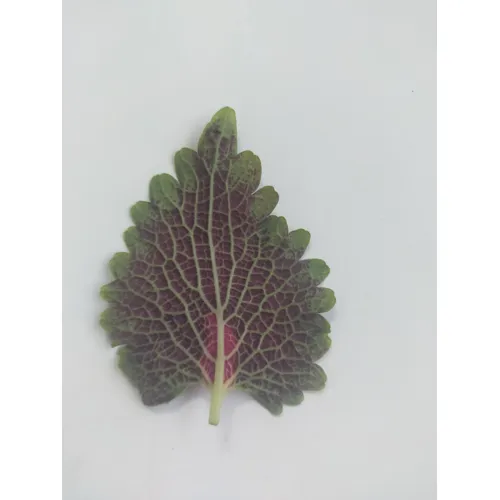
#> input picture data/ph_med_plants_reduced_sizes/10Coleus scutellarioides(CS)/Class10_30.webp, 500 x 500 px; its folder holds only this picture in this run
$ jupyter execute --allow-errors cantor_test_1.ipynb   (shell and % lines are left out)   (older library calls are emulated)
#> lines starting #> are read from the running program, lines starting #| are printed output that depends on the picture; after the words box and inside, x2 and y2 are one past the last pixel; in counts of white or black regions, pixels touching at a corner belong together
### src/utils_data.py
"""Utilities for data handling and EDA."""

import pathlib
import random
from pathlib import Path

import matplotlib.pyplot as plt
import numpy as np
import pandas as pd

DATA_FOLDER = Path(__file__).parent.parent / "data"
RAW_DATA_FOLDER = DATA_FOLDER / "Philippine Medicinal Plant Leaf Dataset(raw)"
PROCESSED_DATA_FOLDER = DATA_FOLDER / "ph_med_plants_reduced_sizes"
BG_REMOVED_DATA_FOLDER = DATA_FOLDER / "bg_removed"
FEATURE_DATA_FOLDER = DATA_FOLDER / "feature_extraction"

HIBISCUS_RAW_FOLDER = RAW_DATA_FOLDER / "1Hibiscus rosa-sinensis(HRS)"
CARMONA_RETUSA_RAW_FOLDER = RAW_DATA_FOLDER / "16Carmona retusa(CR)"

HIBISCUS_PROCESSED_FOLDER = PROCESSED_DATA_FOLDER / "1Hibiscus rosa-sinensis(HRS)"
CARMONA_RETUSA_PROCESSED_FOLDER = PROCESSED_DATA_FOLDER / "16Carmona retusa(CR)"
AVERRHOEA_BILIMBI_PROCESSED_FOLDER = PROCESSED_DATA_FOLDER / "26Averrhoea bilimbi(AVB)"


LIST_OF_FOLDER_CLASSES = [
    "1Hibiscus rosa-sinensis(HRS)",
    "2Psidium guajava(PG)",
    "3Antidesma bunius(AB)",
    "4Vitex negundo(VN)",
    "5Moringa oleifera(MO)",
    "6Blumea balsamifera(BB)",
    "7Origanum vulgare(OV)",
    "8Pepromia pellucida(PP)",
    "9Centella asiatica(CA)",
    "10Coleus scutellarioides(CS)",
    "11Phyllanthus niruri(PN)",
    "12Corchorus olitorius(CO)",
    "13Momordica charantia (MC)",
    "14Euphorbia hirta(EH)",
    "15Curcuma longa(CL)",
    "16Carmona retusa(CR)",
    "17Senna alata(SA)",
    "18Mentha cordifolia Opiz(MCO)",
    "19Capsicum frutescens(CF)",
    "20Jatropha curcas(JC)",
    "21Ocimum basilicum(OB)",
    "22Nerium oleander(NO)",
    "23Pandanus amaryllifolius(PA)",
    "24Aloe barbadensis Miller(ABM)",
    "25Lagerstroemia speciosa(LS)",
    "26Averrhoea bilimbi(AVB)",
    "27Annona muricata(AM)",
    "28Citrus aurantiifolia(CIA)",
    "29Premna odorata(PO)",
    "30Gliricidia sepium(GS)",
    "31Citrus sinensis(CIS)",
    "32Mangifera indica(MI)",
    "33Citrus microcarpa(CM)",
    "34Impatiens balsamina(IB)",
    "35Arachis hypogaea(AH)",
    "36Tamarindus indica(TI)",
    "37Leucaena leucocephala(LL)",
    "38Ipomoea batatas(IPB)",
    "39Manihot esculenta(ME)",
    "40Citrus maxima(CMA)",
]

# Dictionary mapping class numbers to class names
PLANT_CLASS_DICT: dict[int, str] = {
    1: "Hibiscus rosa-sinensis",
    2: "Psidium guajava",
    3: "Antidesma bunius",
    4: "Vitex negundo",
    5: "Moringa oleifera",
    6: "Blumea balsamifera",
    7: "Origanum vulgare",
    8: "Pepromia pellucida",
    9: "Centella asiatica",
    10: "Coleus scutellarioides",
    11: "Phyllanthus niruri",
    12: "Corchorus olitorius",
    13: "Momordica charantia",
    14: "Euphorbia hirta",
    15: "Curcuma longa",
    16: "Carmona retusa",
    17: "Senna alata",
    18: "Mentha cordifolia Opiz",
    19: "Capsicum frutescens",
    20: "Jatropha curcas",
    21: "Ocimum basilicum",
    22: "Nerium oleander",
    23: "Pandanus amaryllifolius",
    24: "Aloe barbadensis Miller",
    25: "Lagerstroemia speciosa",
    26: "Averrhoea bilimbi",
    27: "Annona muricata",
    28: "Citrus aurantiifolia",
    29: "Premna odorata",
    30: "Gliricidia sepium",
    31: "Citrus sinensis",
    32: "Mangifera indica",
    33: "Citrus microcarpa",
    34: "Impatiens balsamina",
    35: "Arachis hypogaea",
    36: "Tamarindus indica",
    37: "Leucaena leucocephala",
    38: "Ipomoea batatas",
    39: "Manihot esculenta",
    40: "Citrus maxima",
}


class_folders = [
    PROCESSED_DATA_FOLDER / folder_class for folder_class in LIST_OF_FOLDER_CLASSES
]

# per row: class_folder, class_name, class_number
RAW_DATA_DF = pd.DataFrame(
    {
        "class_folder": class_folders,
        "class_name": LIST_OF_FOLDER_CLASSES,
        "class_number": range(1, len(LIST_OF_FOLDER_CLASSES) + 1),
    }
)

removed_bg_class_folders = [
    BG_REMOVED_DATA_FOLDER / folder_class for folder_class in LIST_OF_FOLDER_CLASSES
]

REMOVED_BG_DATA_DF = pd.DataFrame(
    {
        "class_folder": removed_bg_class_folders,
        "class_name": LIST_OF_FOLDER_CLASSES,
        "class_number": range(1, len(LIST_OF_FOLDER_CLASSES) + 1),
    }
)

ORIGINAL_AND_BG_REMOVED_DATA_DF = pd.DataFrame(
    {
        "original_image_path": class_folders,
        "bg_removed_image_path": removed_bg_class_folders,
        "class_name": LIST_OF_FOLDER_CLASSES,
        "class_number": range(1, len(LIST_OF_FOLDER_CLASSES) + 1),
    }
)


# [49 lines left out: functions plot_random_raw_images_grid, get_random_images_from_each_class, not called in this run]

### notebooks/cantor_test_1.ipynb
# Mini-Project for AI 201

AI 201 | 2nd Sem AY 2025-2026
Students: Adriane Jone Abunda, Joshua Cantor, MEng in AI
Instructor: Dr. Prospero C. Naval, Jr.

## Dataset

https://data.mendeley.com/datasets/tsvdyhbphs/1

https://www.kaggle.com/datasets/jaydepaolomirandilla/philippine-medicinal-plant-leaf-dataset/data

[cell 1]
import sys
from pathlib import Path

import numpy as np
import matplotlib.pyplot as plt
import pandas as pd
import seaborn as sns
import warnings
import torch
import random
import os
import torch
import torch.nn as nn
from torchvision import models, transforms
from PIL import Image
import re
from sklearn.cluster import KMeans
from sklearn.manifold import TSNE
from sklearn.svm import SVC
import cv2
#from skimage.feature import hog, local_binary_pattern
#from skimage import io, color
import scipy.ndimage as nd
#import pywt
#import mahotas as mt
import concurrent.futures
from sklearn.preprocessing import StandardScaler, label_binarize, LabelEncoder


pd.set_option('display.max_columns', None)
pd.set_option('display.expand_frame_repr', False)
warnings.filterwarnings('ignore')
np.set_printoptions(suppress=True, precision=3)

[cell 2]
# Add project root directory to Python path to allow importing from src folder
notebook_dir = Path("__file__").resolve().parent
project_root = Path.cwd().parent
sys.path.append(str(project_root))


from src.utils_classical import feature_reduction
from src.utils_plotting import create_classification_report

#> (a cell that did not finish here is left out)

# Import utility modules from `src` folder

Note: all reusable code like transformations for the dataframes, etc. can be found inside the `src` folder and are imported here for better modularity and version control

[cell 4]
from src.utils_nn import SampleNN, test_function
#> (the rest of this cell did not finish here and is left out)

[cell 5]
print(PROCESSED_DATA_FOLDER.relative_to(project_root))
#> (the rest of this cell did not finish here and is left out)

# 1. Exploratory Data Analysis

## 1.1 Data Loading and Inspection

#> (a cell that did not finish here is left out)

[cell 7]
# Total number of (all ) images
# Get total number of images across all classes
# Get total number of images across all subfolders
total_images = sum(
    len(list(folder.glob("*.webp")))
    for folder in PROCESSED_DATA_FOLDER.iterdir()
    if folder.is_dir()
)
print(f"Total number of images: {total_images}")
print("--------------------------------")

# Get number of images per subfolder
for folder in PROCESSED_DATA_FOLDER.iterdir():
    if folder.is_dir():
        num_images = len(list(folder.glob("*.webp")))
        print(f"{folder.name}: {num_images} images")

print("--------------------------------")
# Get total number of folders
num_folders = sum(1 for folder in PROCESSED_DATA_FOLDER.iterdir() if folder.is_dir())
print(f"\nTotal number of folders: {num_folders}")

[cell 8]
from src.utils_data import (
    plot_random_raw_images_grid,
    class_folders,
    get_random_images_from_each_class,
    RAW_DATA_DF,
)


# get 1 random image from each class folder (40 images in total)
#> (the rest of this cell did not finish here and is left out)

#> (a cell that did not finish here is left out)

#> (a cell that did not finish here is left out)

[cell 11]
# Apply KMeans clustering with 40 clusters
kmeans = KMeans(n_clusters=40, random_state=42)
#> (the rest of this cell did not finish here and is left out)

#> (a cell that did not finish here is left out)

[cell 13]
from sklearn.metrics import accuracy_score

#> (the rest of this cell did not finish here and is left out)

### Traditional Feature Selection/Extraction

[cell 14]
# Apply Gabor filters for texture analysis
def build_gabor_filters() -> list[np.ndarray]:
    """Build Gabor filters with different orientations and frequencies.

    Returns:
        list[np.ndarray]: List of Gabor kernels
    """
    filters: list[np.ndarray] = []
    ksize: int = 31  # Kernel size
    sigma: float = 3.0  # Standard deviation of Gaussian envelope
    lambda_min: float = 4.0  # Minimum wavelength
    lambda_max: float = 10.0  # Maximum wavelength
    num_thetas: int = 8  # Number of orientations
    num_lambdas: int = 5  # Number of wavelengths

    # Generate filters for different orientations and wavelengths
    for theta in np.linspace(0, np.pi, num_thetas):
        for lambda_ in np.linspace(lambda_min, lambda_max, num_lambdas):
            kernel = cv2.getGaborKernel(
                (ksize, ksize),
                sigma=sigma,
                theta=theta,
                lambd=lambda_,
                gamma=0.5,  # Spatial aspect ratio
                psi=0,  # Phase offset
            )
            kernel /= 1.5 * kernel.sum()
            filters.append(kernel)
    return filters


# [25 lines left out: function apply_gabor_filters, not called in this run]


# Generate Gabor filters
gabor_filters = build_gabor_filters()

[cell 15]
# Function to extract features from an image
def extract_features_traditional(image_path):
    image = cv2.imread(image_path)
#> image is the input picture: shape (500, 500, 3); mean B, G, R 198.5, 200.2, 199.8
    gray_image = cv2.cvtColor(image, cv2.COLOR_BGR2GRAY)

    # HOG features
    hog_features, _ = hog(gray_image, orientations=9, pixels_per_cell=(8, 8),
                          cells_per_block=(2, 2), visualize=True)
    print(hog_features.shape)

    # SIFT features
    sift = cv2.SIFT_create()
    _, sift_features = sift.detectAndCompute(gray_image, None)
    sift_features = sift_features.flatten() if sift_features is not None else np.zeros(128)
    print(sift_features.shape)

    # ORB features
    orb = cv2.ORB_create()
    _, orb_features = orb.detectAndCompute(gray_image, None)
    orb_features = orb_features.flatten() if orb_features is not None else np.zeros(32)
    print(orb_features.shape)

    # Color histogram features
    color_histogram = np.concatenate([
        np.histogram(image[:, :, i], bins=32, range=(0, 256))[0] for i in range(3)
    ])
    print(color_histogram.shape)

    # LBP features
    radius = 3
    n_points = 8 * radius
    lbp_features = local_binary_pattern(gray_image, n_points, radius, method='uniform').flatten()
    print(lbp_features.shape)

    # Gabor features
    gabor_combined, gabor_responses = apply_gabor_filters(gray_image, gabor_filters)
    print(gabor_responses.shape)

    # Wavelet transform features
    coeffs = pywt.dwt2(gray_image, 'db1')
    # Extract the approximation and detail coefficients
    cA, (cH, cV, cD) = coeffs

    # Flatten and concatenate all coefficients
    wavelet_features = np.hstack([cA.flatten(), cH.flatten(), cV.flatten(), cD.flatten()])
    print(wavelet_features.shape)

    # Combine all features
    combined_features = np.hstack([
        hog_features, sift_features, orb_features,
        color_histogram, lbp_features, gabor_responses, wavelet_features
    ])

    return combined_features

# Path to the main dataset folder containing 40 subfolders for each plant
main_dataset_path = '../data/ph_med_plants_reduced_sizes'

# Prepare lists to store features and labels
features_list = []
labels_list = []

# Loop through each plant folder
for plant_folder in os.listdir(main_dataset_path):
    plant_folder_path = os.path.join(main_dataset_path, plant_folder)

    if os.path.isdir(plant_folder_path):  # Check if it is a directory (i.e., a folder for a plant)
        for img_name in os.listdir(plant_folder_path):
            img_path = os.path.join(plant_folder_path, img_name)

            # Ensure it's an image file, including .webp
            if img_name.lower().endswith(('.png', '.jpg', '.jpeg', '.webp')):
                try:
                    # Extract features and append to the list
                    features = extract_features_traditional(img_path)
                    features_list.append(features)

                    # Append the label (folder name as plant label)
                    labels_list.append(plant_folder)
                except Exception as e:
                    print(f"Error processing {img_path}: {e}")
            break
    break

# Convert features and labels to NumPy arrays for further analysis
features_array_traditional = np.array(features_list)
labels_array_traditional = np.array(labels_list)
labels_array_traditional = np.array([re.sub(r'^\d+', '', item) for item in labels_array_traditional])
target_names_traditional = np.unique(labels_array_traditional).tolist()

print("Feature extraction complete.")
print("Shape of feature array:", features_array_traditional.shape)
print("Number of labels:", labels_array_traditional.shape)

# Save the features array to disk
np.save('../data/features_traditional.npy', features_array_traditional)

# Save the labels array to disk
np.save('../data/labels_traditional.npy', labels_array_traditional)

# Save the target names array to disk
np.save('../data/target_names_traditional.npy', target_names_traditional)

print("Arrays saved to disk successfully.")

[cell 16]
# Function to extract features from an image
def extract_morphological_features(image_path):
    image = plt.imread(image_path)

    # Convert the image to RGB
    color_image = cv2.cvtColor(image, cv2.COLOR_BGR2RGB)

    # Convert the image to Grayscale
    gray_image = cv2.cvtColor(image, cv2.COLOR_BGR2GRAY)

    # Perform thresholding
    _, thresholded = cv2.threshold(gray_image, 127, 255, cv2.THRESH_BINARY)
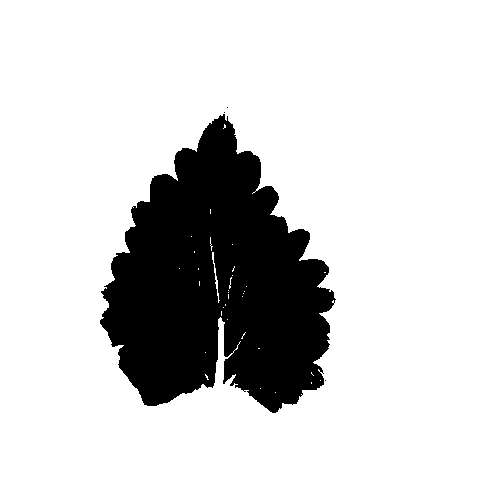
#> thresholded: shape (500, 500); 82.4% white; 4 black regions (3 under 20 px), largest, box (x1, y1, x2, y2) and area: (100, 114, 336, 413) 43895

    # Find contours
    contours, _ = cv2.findContours(thresholded, cv2.RETR_EXTERNAL, cv2.CHAIN_APPROX_SIMPLE)
#> contours = [[[0, 0], [0, 499], [499, 499], [499, 0]]]

    # Get the largest contour (assumed to be the leaf)
    leaf_contour = max(contours, key=cv2.contourArea)
#> leaf_contour = [[0, 0], [0, 499], [499, 499], [499, 0]]

    # Shape based features
    x, y, w, h = cv2.boundingRect(leaf_contour)
#> x = 0; y = 0; w = 500; h = 500
    area = cv2.contourArea(leaf_contour)
#> area = 249001
    perimeter = cv2.arcLength(leaf_contour, True)
#> perimeter = 1996
    x, y, w, h = cv2.boundingRect(leaf_contour)
    physiological_length = max(w, h)
#> physiological_length = 500
    physiological_width = min(w, h)
#> physiological_width = 500
    aspect_ratio = float(physiological_length) / physiological_width
#> aspect_ratio = 1
    rectangularity = area / (physiological_length * physiological_width)
#> rectangularity = 0.996
    circularity = (4 * np.pi * area) / (perimeter ** 2)
#> circularity = 0.785
    convex_area = cv2.contourArea(cv2.convexHull(leaf_contour))
#> convex_area = 249001
    convex_ratio = area / convex_area
#> convex_ratio = 1

    # Color based features
    b, g, r = cv2.split(color_image)
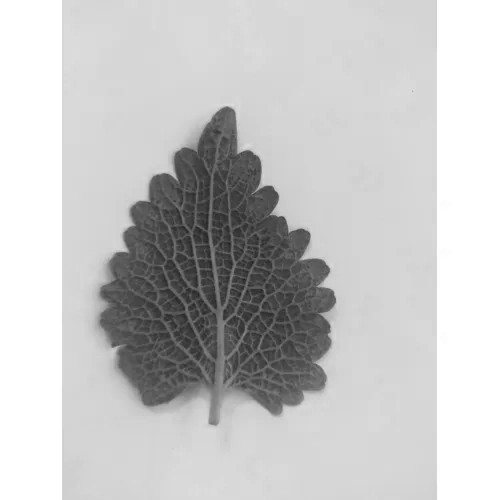
#> b: shape (500, 500); min 25, max 255, mean 198.5
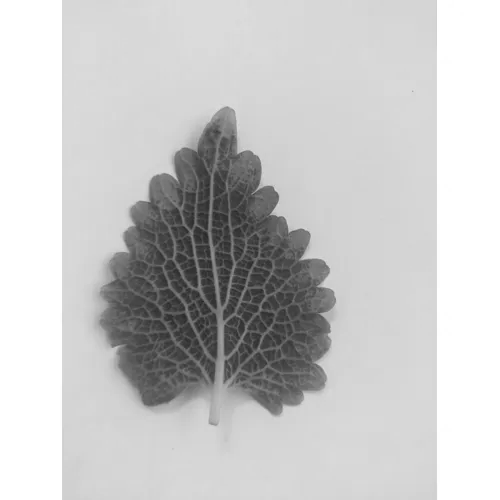
#> g: shape (500, 500); min 32, max 255, mean 200.2

    # Calculate mean and standard deviation for each channel
    mean_b = np.mean(b)
#> mean_b = 198.5
    mean_g = np.mean(g)
#> mean_g = 200.2
    mean_r = np.mean(r)
#> mean_r = 199.8

    std_b = np.std(b)
#> std_b = 59.01
    std_g = np.std(g)
#> std_g = 56.71
    std_r = np.std(r)
#> std_r = 53.57

    # Texture based features
    textures = mt.features.haralick(gray_image)
    ht_mean = textures.mean(axis=0)
    contrast = ht_mean[1]
    correlation = ht_mean[2]
    inverse_diff_moments = ht_mean[4]
    entropy = ht_mean[8]
    vector = [area,perimeter,physiological_length,physiological_width,aspect_ratio,rectangularity,circularity,w,h,convex_area,convex_ratio,
            mean_r,mean_g,mean_b,std_r,std_g,std_b,
            contrast,correlation,inverse_diff_moments,entropy,
            ]
    return vector
# Path to the main dataset folder containing 40 subfolders for each plant
main_dataset_path = '../data/ph_med_plants_reduced_sizes'

# Prepare lists to store features and labels
features_list = []
labels_list = []

# Loop through each plant folder
for plant_folder in os.listdir(main_dataset_path):
    plant_folder_path = os.path.join(main_dataset_path, plant_folder)

    if os.path.isdir(plant_folder_path):  # Check if it is a directory (i.e., a folder for a plant)
        for img_name in os.listdir(plant_folder_path):
            img_path = os.path.join(plant_folder_path, img_name)

            # Ensure it's an image file, including .webp
            if img_name.lower().endswith(('.png', '.jpg', '.jpeg', '.webp')):
                try:
                    # Extract features and append to the list
                    features = extract_morphological_features(img_path)
                    features_list.append(features)

                    # Append the label (folder name as plant label)
                    labels_list.append(plant_folder)
                except Exception as e:
                    print(f"Error processing {img_path}: {e}")

# Convert features and labels to NumPy arrays for further analysis
features_array_morphological = np.array(features_list)
labels_array_morphological = np.array(labels_list)
labels_array_morphological = np.array([re.sub(r'^\d+', '', item) for item in labels_array_morphological])
target_names_morphological = np.unique(labels_array_morphological).tolist()

print("Feature extraction complete.")
print("Shape of feature array:", features_array_morphological.shape)
print("Number of labels:", labels_array_morphological.shape)

# Save the features array to disk
np.save('../data/features_morphological.npy', features_array_morphological)

# Save the labels array to disk
np.save('../data/labels_morphological.npy', labels_array_morphological)

# Save the target names array to disk
np.save('../data/target_names_morphological.npy', target_names_morphological)

print("Arrays saved to disk successfully.")

[cell 17]
# Function to extract features from an image
def extract_morphological_features(image_path):
    image = plt.imread(image_path)

    # Convert the image to RGB
    color_image = cv2.cvtColor(image, cv2.COLOR_BGR2RGB)

    # Convert the image to Grayscale
    gray_image = cv2.cvtColor(image, cv2.COLOR_BGR2GRAY)

    # Perform thresholding
    _, thresholded = cv2.threshold(gray_image, 127, 255, cv2.THRESH_BINARY)

    # Find contours
    contours, _ = cv2.findContours(thresholded, cv2.RETR_EXTERNAL, cv2.CHAIN_APPROX_SIMPLE)
#> contours = [[[0, 0], [0, 499], [499, 499], [499, 0]]]

    # Get the largest contour (assumed to be the leaf)
    leaf_contour = max(contours, key=cv2.contourArea)
#> leaf_contour = [[0, 0], [0, 499], [499, 499], [499, 0]]

    # Shape based features
    x, y, w, h = cv2.boundingRect(leaf_contour)
#> x = 0; y = 0; w = 500; h = 500
    area = cv2.contourArea(leaf_contour)
#> area = 249001
    perimeter = cv2.arcLength(leaf_contour, True)
#> perimeter = 1996
    x, y, w, h = cv2.boundingRect(leaf_contour)
    physiological_length = max(w, h)
#> physiological_length = 500
    physiological_width = min(w, h)
#> physiological_width = 500
    aspect_ratio = float(physiological_length) / physiological_width
#> aspect_ratio = 1
    rectangularity = area / (physiological_length * physiological_width)
#> rectangularity = 0.996
    circularity = (4 * np.pi * area) / (perimeter ** 2)
#> circularity = 0.785
    convex_area = cv2.contourArea(cv2.convexHull(leaf_contour))
#> convex_area = 249001
    convex_ratio = area / convex_area
#> convex_ratio = 1

    # Color based features
    b, g, r = cv2.split(color_image)

    # Calculate mean and standard deviation for each channel
    mean_b = np.mean(b)
#> mean_b = 198.5
    mean_g = np.mean(g)
#> mean_g = 200.2
    mean_r = np.mean(r)
#> mean_r = 199.8

    std_b = np.std(b)
#> std_b = 59.01
    std_g = np.std(g)
#> std_g = 56.71
    std_r = np.std(r)
#> std_r = 53.57

    # Texture based features
    textures = mt.features.haralick(gray_image)
    ht_mean = textures.mean(axis=0)
    contrast = ht_mean[1]
    correlation = ht_mean[2]
    inverse_diff_moments = ht_mean[4]
    entropy = ht_mean[8]
    vector = [area,perimeter,physiological_length,physiological_width,aspect_ratio,rectangularity,circularity,w,h,convex_area,convex_ratio,
            mean_r,mean_g,mean_b,std_r,std_g,std_b,
            contrast,correlation,inverse_diff_moments,entropy,
            ]
    return vector

# Function to process an image and extract features
def process_image(img_path, plant_folder):
    try:
        # Extract features and return as a tuple (features, label)
        features = extract_morphological_features(img_path)
        return features, plant_folder
    except Exception as e:
        print(f"Error processing {img_path}: {e}")
        return None

# Main function to process images concurrently
def process_images_concurrently(main_dataset_path):
    with concurrent.futures.ThreadPoolExecutor(max_workers=4) as executor:
        futures = []

        # Loop through each plant folder
        for plant_folder in os.listdir(main_dataset_path):
            plant_folder_path = os.path.join(main_dataset_path, plant_folder)

            if os.path.isdir(plant_folder_path):  # Check if it is a directory (i.e., a folder for a plant)
                for img_name in os.listdir(plant_folder_path):
                    img_path = os.path.join(plant_folder_path, img_name)

                    # Ensure it's an image file, including .webp
                    if img_name.lower().endswith(('.png', '.jpg', '.jpeg', '.webp')):
                        futures.append(
                            executor.submit(process_image, img_path, plant_folder)
                        )

        # Collect results from the futures
        for future in concurrent.futures.as_completed(futures):
            result = future.result()
            if result:  # Check if result is not None
                features, label = result
                features_list.append(features)
                labels_list.append(label)

# Path to the main dataset folder containing 40 subfolders for each plant
main_dataset_path = '../data/ph_med_plants_reduced_sizes'
features_list = []
labels_list = []

process_images_concurrently(main_dataset_path)
